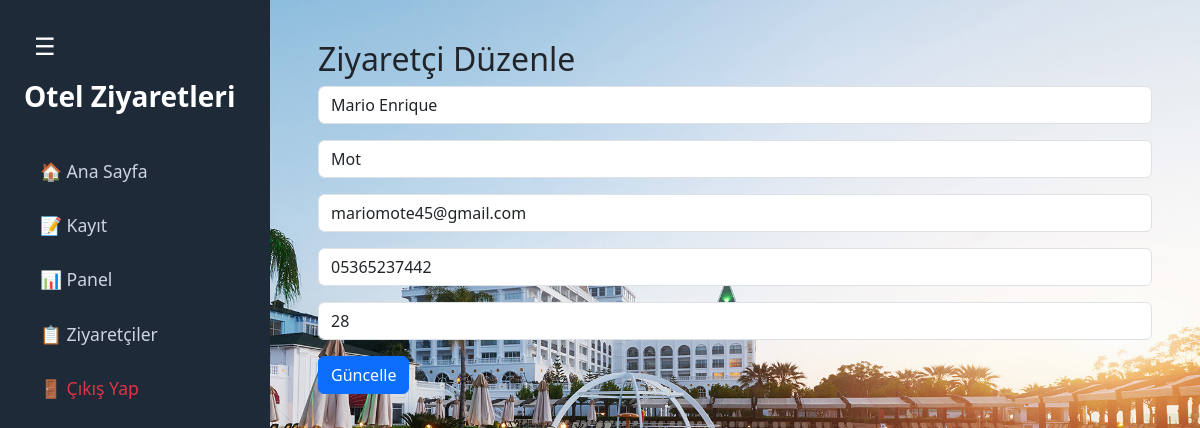
The app's page /edit/2 (signed in), older data.
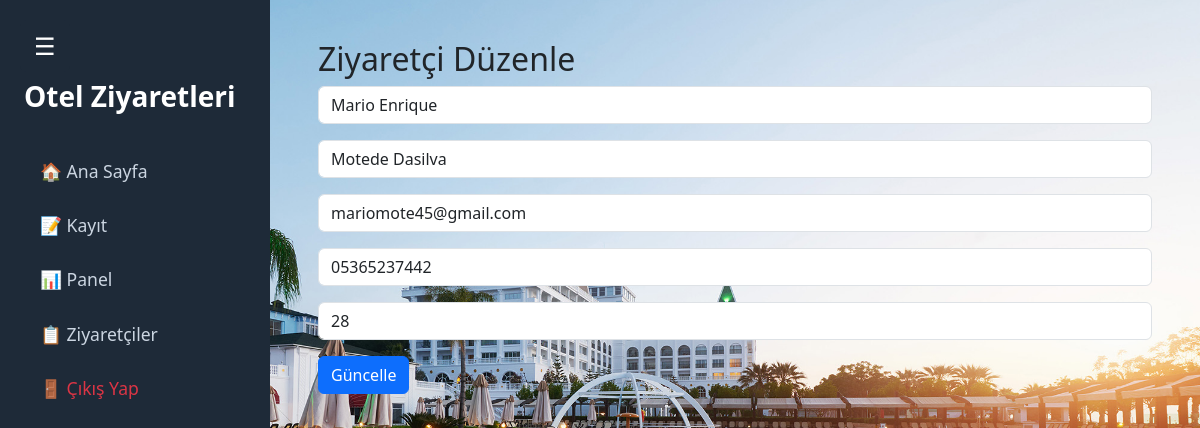
The same page, newer data.
### models.py (models this page shows)
class Visitor(db.Model):
    __tablename__ = 'visitors'
    __table_args__ = {'extend_existing': True}
    id = db.Column(db.Integer, primary_key=True)
    name = db.Column(db.String(150), nullable=False)
    surname = db.Column(db.String(150), nullable=False)
    email = db.Column(db.String(150), nullable=False)
    phone = db.Column(db.String(20), nullable=False)
    room = db.Column(db.String(50), nullable=False)
    visit_date = db.Column(db.DateTime, default=datetime.utcnow)

### app.py (the view, shortened to what this page needs)
@app.route('/edit/<int:visitor_id>', methods=['GET', 'POST'])
@login_required
def edit_visitor(visitor_id):
    visitor = Visitor.query.get_or_404(visitor_id)
    return render_template('edit_visitor.html', visitor=visitor, background_class='editvisitor-background')

### app.py (called while the page is built)
def login_required(f):
    @wraps(f)
    def decorated_function(*args, **kwargs):
        if 'user_id' not in session:
            flash('Öncelikle giriş yapmalısınız.')
            return redirect(url_for('login'))
        return f(*args, **kwargs)
    return decorated_function

@app.before_request
def create_tables():
    db.create_all()

### templates/edit_visitor.html
{% extends "base.html" %}
{% block page_class %}editvisitor-background{% endblock %}
{% block content %}
<h2>Ziyaretçi Düzenle</h2>
<form method="post">
    <div class="mb-3">
        <input type="text" class="form-control" name="name" value="{{ visitor.name }}" placeholder="Ad" required>
    </div>
    <div class="mb-3">
        <input type="text" class="form-control" name="surname" value="{{ visitor.surname }}" placeholder="Soyad" required>
    </div>
    <div class="mb-3">
        <input type="email" class="form-control" name="email" value="{{ visitor.email }}" placeholder="E-posta" required>
    </div>
    <div class="mb-3">
        <input type="tel" class="form-control" name="phone" value="{{ visitor.phone }}" placeholder="Telefon" required>
    </div>
    <div class="mb-3">
        <input type="text" class="form-control" name="room" value="{{ visitor.room }}" placeholder="Oda Numarası / Ziyaret Edilen Yer" required>
    </div>
    <button type="submit" class="btn btn-primary">Güncelle</button>
</form>
{% endblock %}

Row changes from the older to the newer data that the page shows:
changed Visitor "Mario Enrique": surname "Mot" → "Motede Dasilva"
